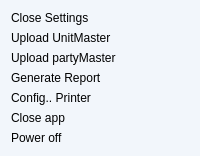
     <widget class="QFrame" name="expandedSettingFrame">
      <property name="sizePolicy">
       <sizepolicy hsizetype="Minimum" vsizetype="Preferred">
        <horstretch>0</horstretch>
        <verstretch>0</verstretch>
       </sizepolicy>
      </property>
      <property name="styleSheet">
       <string notr="true">background-color: rgb(242, 246, 251);
border-radius:20px;</string>
      </property>
      <property name="frameShape">
       <enum>QFrame::StyledPanel</enum>
      </property>
      <property name="frameShadow">
       <enum>QFrame::Raised</enum>
      </property>
      <layout class="QVBoxLayout" name="verticalLayout_8">
       <item>
        <widget class="QPushButton" name="closeSettingButton">
         <property name="styleSheet">
          <string notr="true">text-align:left;
color:black;</string>
         </property>
         <property name="text">
          <string>Close Settings</string>
         </property>
         <property name="icon">
          <iconset resource="assets.qrc">
           <normaloff>:/settings/assets/settings.svg</normaloff>:/settings/assets/settings.svg</iconset>
         </property>
         <property name="iconSize">
          <size>
           <width>32</width>
           <height>32</height>
          </size>
         </property>
        </widget>
       </item>
       <item>
        <widget class="QPushButton" name="unitMasterUploadButton">
         <property name="styleSheet">
          <string notr="true">color:black;
text-align:left;
</string>
         </property>
         <property name="text">
          <string>Upload UnitMaster</string>
         </property>
         <property name="icon">
          <iconset resource="assets.qrc">
           <normaloff>:/settings/assets/master.svg</normaloff>:/settings/assets/master.svg</iconset>
         </property>
         <property name="iconSize">
          <size>
           <width>32</width>
           <height>32</height>
          </size>
         </property>
        </widget>
       </item>
       <item>
        <widget class="QPushButton" name="partyMasterUploadButton">
         <property name="styleSheet">
          <string notr="true">color:black;
text-align:left;
</string>
         </property>
         <property name="text">
          <string>Upload partyMaster</string>
         </property>
         <property name="icon">
          <iconset resource="assets.qrc">
           <normaloff>:/settings/assets/party.svg</normaloff>:/settings/assets/party.svg</iconset>
         </property>
         <property name="iconSize">
          <size>
           <width>32</width>
           <height>32</height>
          </size>
         </property>
        </widget>
       </item>
       <item>
        <widget class="QPushButton" name="generateReportButton">
         <property name="styleSheet">
          <string notr="true">color:black;
text-align:left;</string>
         </property>
         <property name="text">
          <string>Generate Report</string>
         </property>
         <property name="icon">
          <iconset resource="assets.qrc">
           <normaloff>:/settings/assets/report.svg</normaloff>:/settings/assets/report.svg</iconset>
         </property>
         <property name="iconSize">
          <size>
           <width>32</width>
           <height>32</height>
          </size>
         </property>
        </widget>
       </item>
       <item>
        <widget class="QPushButton" name="configPrinterButton">
         <property name="styleSheet">
          <string notr="true">color:black;
text-align:left;</string>
         </property>
         <property name="text">
          <string>Config.. Printer</string>
         </property>
         <property name="icon">
          <iconset resource="assets.qrc">
           <normaloff>:/settings/assets/print.svg</normaloff>:/settings/assets/print.svg</iconset>
         </property>
         <property name="iconSize">
          <size>
           <width>32</width>
           <height>32</height>
          </size>
         </property>
        </widget>
       </item>
       <item>
        <widget class="QPushButton" name="closeAppButton">
         <property name="styleSheet">
          <string notr="true">color:black;
text-align:left;
</string>
         </property>
         <property name="text">
          <string>Close app</string>
         </property>
         <property name="icon">
          <iconset resource="assets.qrc">
           <normaloff>:/settings/assets/close.svg</normaloff>:/settings/assets/close.svg</iconset>
         </property>
         <property name="iconSize">
          <size>
           <width>32</width>
           <height>32</height>
          </size>
         </property>
        </widget>
       </item>
       <item>
        <widget class="QPushButton" name="poweroffButton">
         <property name="styleSheet">
          <string notr="true">color:black;
text-align:left;</string>
         </property>
         <property name="text">
          <string>Power off</string>
         </property>
         <property name="icon">
          <iconset resource="assets.qrc">
           <normaloff>:/settings/assets/power.svg</normaloff>:/settings/assets/power.svg</iconset>
         </property>
         <property name="iconSize">
          <size>
           <width>32</width>
           <height>32</height>
          </size>
         </property>
        </widget>
       </item>
      </layout>
     </widget>
